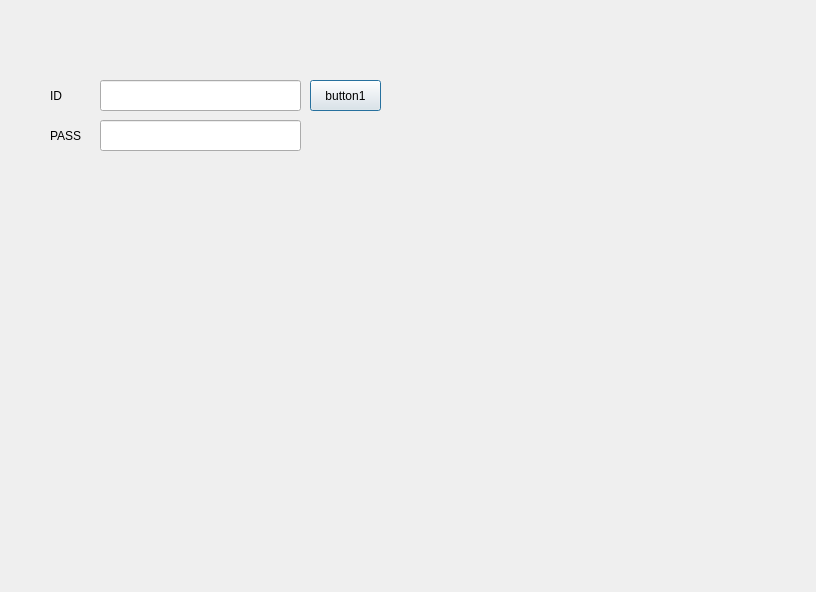
<?xml version="1.0" encoding="UTF-8"?>
<ui version="4.0">
 <class>Dialog</class>
 <widget class="QDialog" name="Dialog">
  <property name="geometry">
   <rect>
    <x>0</x>
    <y>0</y>
    <width>816</width>
    <height>592</height>
   </rect>
  </property>
  <property name="windowTitle">
   <string>Dialog</string>
  </property>
  <widget class="QPushButton" name="pushButton">
   <property name="geometry">
    <rect>
     <x>310</x>
     <y>80</y>
     <width>71</width>
     <height>31</height>
    </rect>
   </property>
   <property name="text">
    <string>button1</string>
   </property>
  </widget>
  <widget class="QLabel" name="label">
   <property name="geometry">
    <rect>
     <x>50</x>
     <y>90</y>
     <width>56</width>
     <height>12</height>
    </rect>
   </property>
   <property name="text">
    <string>ID</string>
   </property>
  </widget>
  <widget class="QLabel" name="label_2">
   <property name="geometry">
    <rect>
     <x>50</x>
     <y>130</y>
     <width>56</width>
     <height>12</height>
    </rect>
   </property>
   <property name="text">
    <string>PASS</string>
   </property>
  </widget>
  <widget class="QLineEdit" name="lineEdit_1">
   <property name="geometry">
    <rect>
     <x>100</x>
     <y>80</y>
     <width>201</width>
     <height>31</height>
    </rect>
   </property>
  </widget>
  <widget class="QLineEdit" name="lineEdit_2">
   <property name="geometry">
    <rect>
     <x>100</x>
     <y>120</y>
     <width>201</width>
     <height>31</height>
    </rect>
   </property>
  </widget>
 </widget>
 <resources/>
 <connections/>
</ui>
